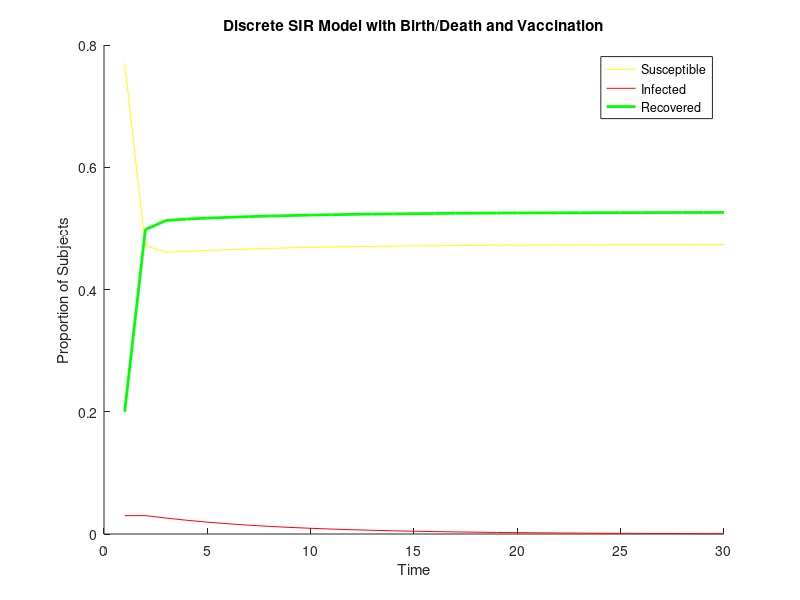

The MATLAB source for this figure:
clc, clear

% Time span
t = 1;
T = 30;

%Defining Sets of status numbers
S = zeros(1,T);
I = zeros(1,T);
R = zeros(1,T);

% Initial values
S(1) = 0.77;
I(1) = 0.03;
R(1) = 0.20;

%Proportionality Constants
gamma = 0.1; %Recovery rate
mu = 0.250; %Birth/Death rate
alpha = 0.2; %Loss of Vaccine efficacy 
eta = 0.5; %Vaccination rate
Ra = ((gamma + mu)*(alpha + mu + eta))/(alpha + mu);
disp(Ra);  
beta = 0.4594; %Infection rate

%Model

while t < T

    S(t+1) = S(t) - beta*S(t)*I(t) + mu*(S(t)+I(t)+R(t)) - mu*S(t) + alpha*R(t) - eta*S(t);

    I(t+1) = I(t) + beta*S(t)*I(t) - gamma*I(t) - mu*I(t);

    R(t+1) = R(t) + gamma*I(t) + eta*S(t) - mu*R(t) - alpha*R(t);
    
    t = t + 1; 
end
disp(I(T));
time = linspace(1,T,T);
figure
hold on
plot(time,S,'y',time,I,'r',time,R,'g','LineWidth',2);
title('Discrete SIR Model with Birth/Death and Vaccination');
xlabel('Time');
ylabel('Proportion of Subjects');
legend('Susceptible','Infected','Recovered');
hold off
